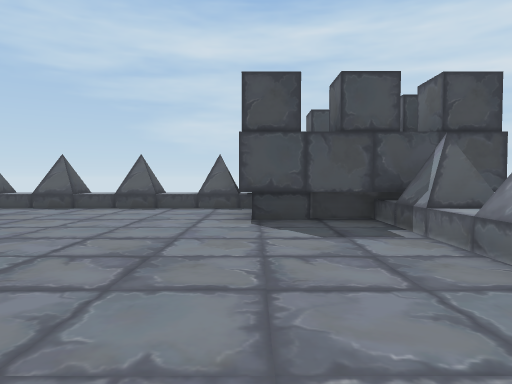
View 1 (above)

23 first-person views from a walk through a Unity game level. The camera is 1.3 m above the floor, tilts 2° down and sees 70° across. The floor is counted in squares, 2 m on a side. Each view is taken from the middle of a square. On the plan, view 1 faces up. The plan holds only what a view shows up to about 11 squares ahead; the rest is blank. The place goes on beyond the plan. Some trees and plants on the terrain are drawn as simple stand-ins. Some animated figures are not drawn. Some surface patterns are stand-ins.

View 2
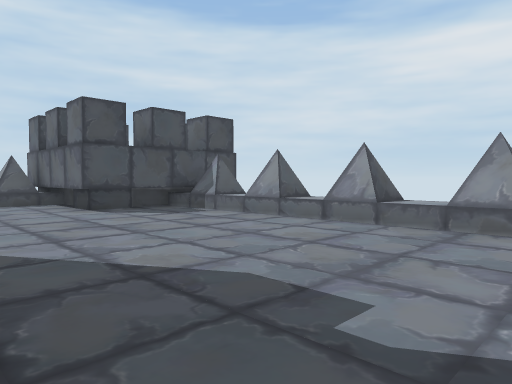

View 3
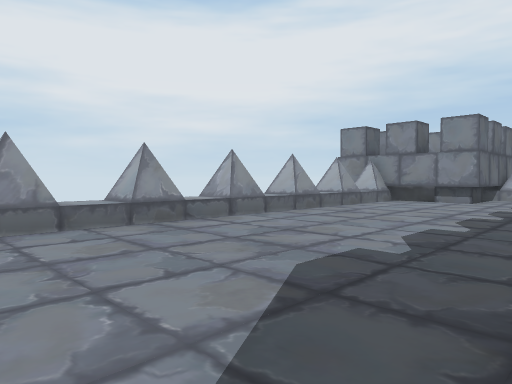

View 4
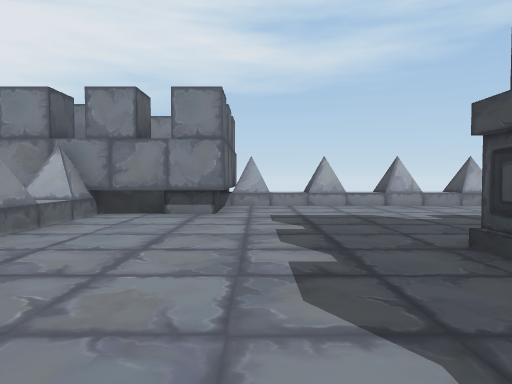

View 5
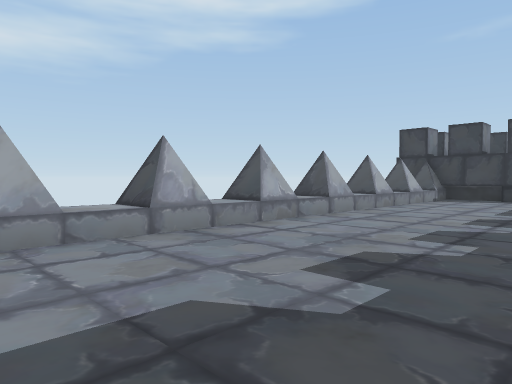

View 6
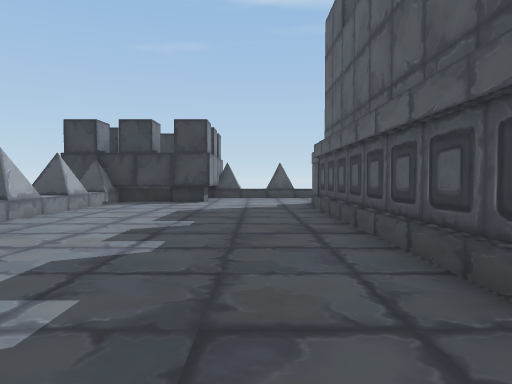

View 7
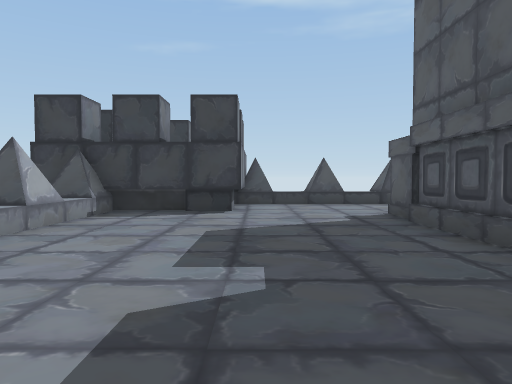

View 8
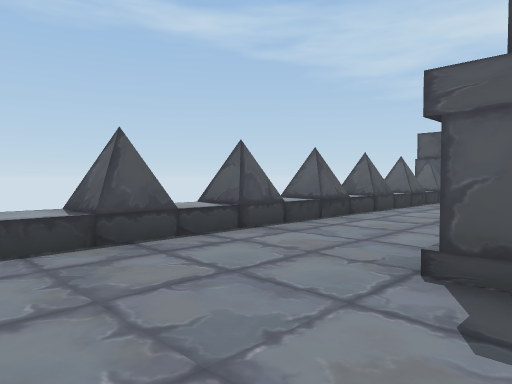

View 9
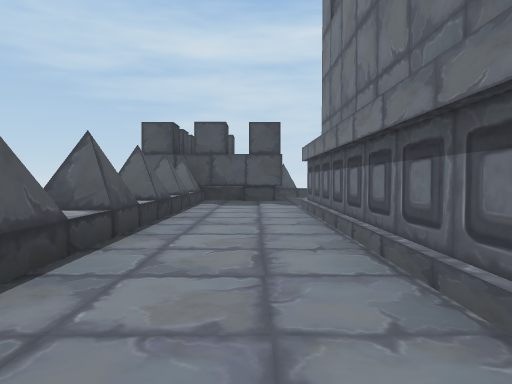

View 10
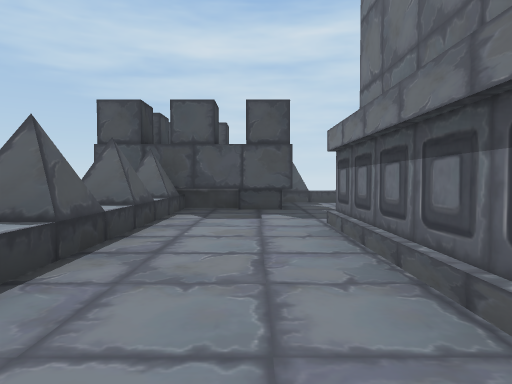

View 11
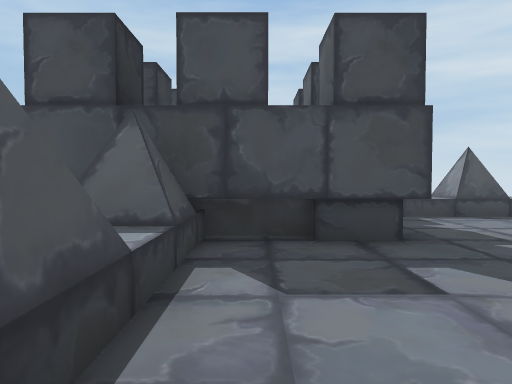

View 12
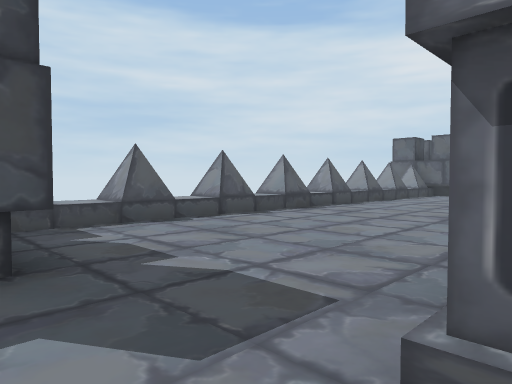

View 13
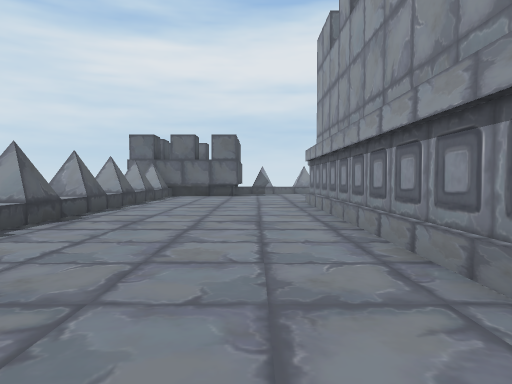

View 14
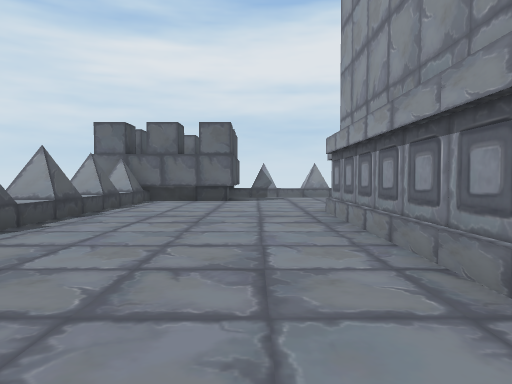

View 15
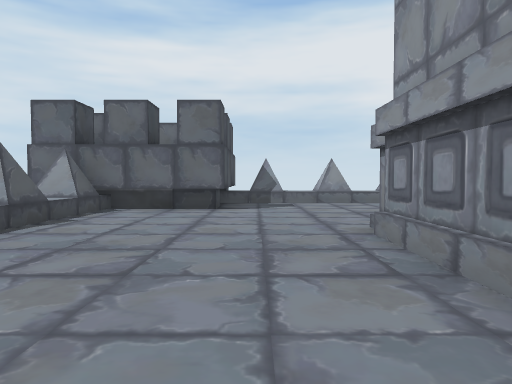

View 16
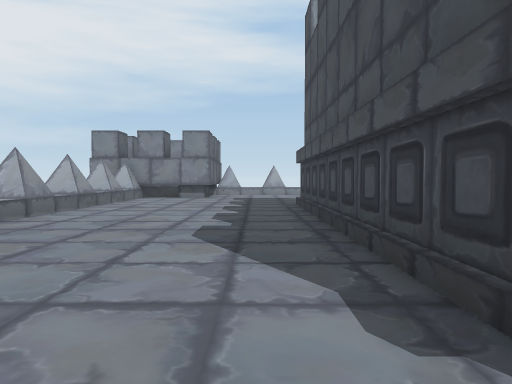

View 17
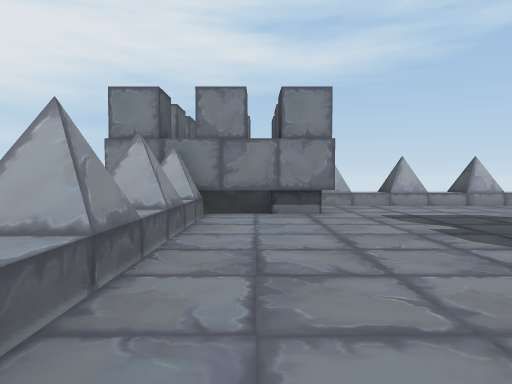

View 18
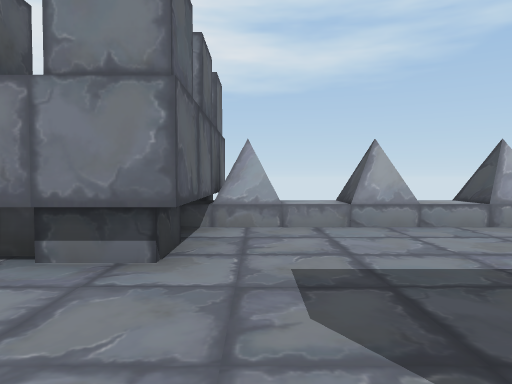

View 19
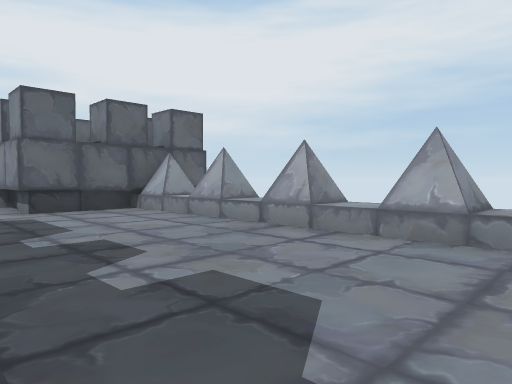

View 20
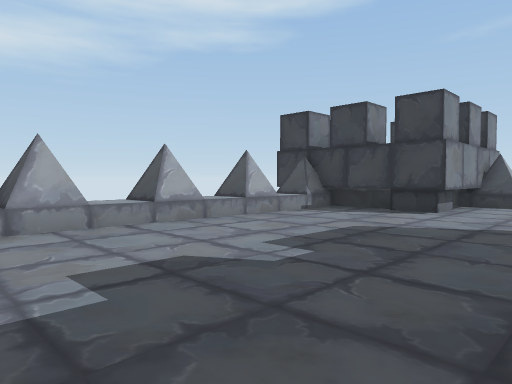

View 21
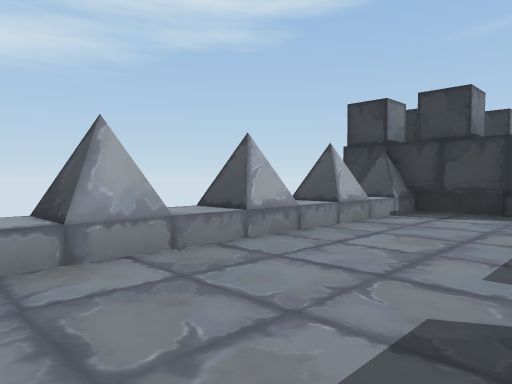

View 22
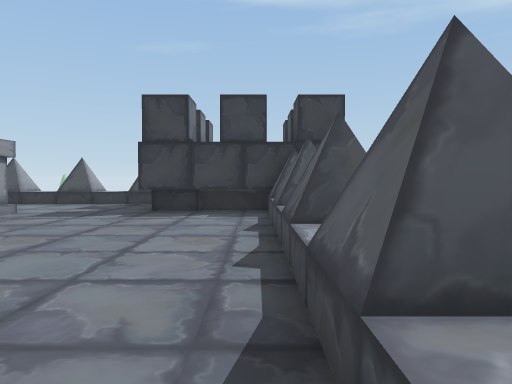

View 23
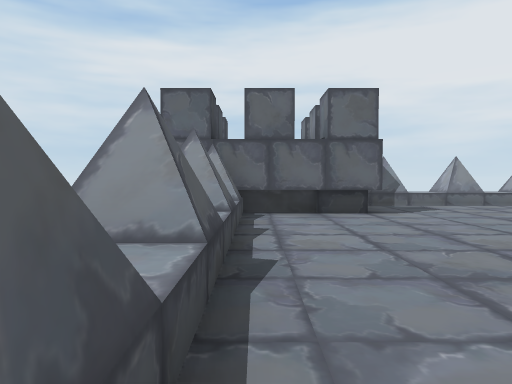

### Floor plan
Key: @ floor where view 1 was taken; # wall or solid block; x gap in a wall; . floor; / step, stairs or slope; ^ raised ledge; T tower.
Columns run from 18 left of view 1 to 4 right of it. Each row starts with its distance up from view 1.
 10     T             TT
  9 TTTT#^#^x^x^^^^x^xTTTTT
  8  T T..............T  T
  7 T TT..............TTTTT
  6 TTTT..............TTTTT
  5  #..................x^
  4  ^..................^^
  3  x../##########/....x^
  2  ^../#        #/....^^
  1  x../#        #/....##
  0  x../#        #/..@.^^
 -1  x../#        #/....##
 -2  x../#        #/....^^
 -3 ^^../#        #/....x^
 -4  x../#        #/....^^
 -5 ^^../##########/....x^
 -6  x..................^^
 -7 ^^..................^
 -8 T#..................x^
 -9 TTTT..............TTTTT
-10 T  T..............TT T
-11  TTT#^#^x^xxxx^x^#TT T
-12   TT# # ^^^^^^^^^#TTTT
-13                   T  T

Positions as (right, up) in squares from view 1, and headings:
1: (0, 0), facing up
2: (-3, -2), facing up-right
3: (-3, 2), facing down-right
4: (-1, -2), facing down
5: (-2, -7), facing down-left
6: (-4, -7), facing left
7: (-7, -8), facing left
8: (-13, -8), facing up-left
9: (-15, -5), facing up
10: (-15, -2), facing up
11: (-16, 2), facing up
12: (-15, 3), facing up-right
13: (-14, 5), facing right
14: (-11, 5), facing right
15: (-8, 5), facing right
16: (-2, 4), facing down
17: (1, -2), facing down
18: (-1, -6), facing down
19: (-8, -7), facing down-right
20: (-7, -6), facing down-left
21: (-7, -8), facing down-left
22: (-7, 8), facing left
23: (-7, 8), facing right
